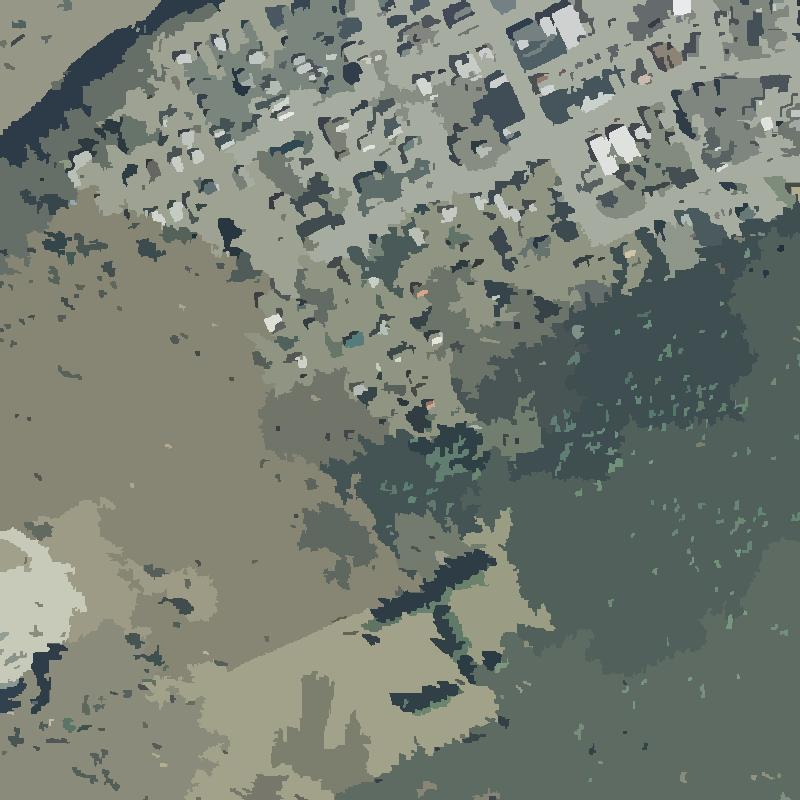
//> input picture huai_opencv/6_1_30.jpg, 800 x 800 px
$ ./main   (built with g++ and OpenCV 4)
//> lines starting //> are read from the running program, lines starting //| are printed output that depends on the picture; after the words box and inside, x2 and y2 are one past the last pixel; in counts of white or black regions, pixels touching at a corner belong together
//> further down, image is the input picture: 800 rows x 800 cols, CV_8UC3; mean B, G, R 116, 126.4, 119.3
### huai_opencv/Classifi.h
#include <cv.h>
#include <highgui.h>
//#include "afx.h"

//#define LUODI_R 175
//#define LVDI_R 134
//#define LUOLIN_R 110
//#define LVLIN_R 76
//#define SHUITI_R 30
#define LUODI_R 180
#define LVDI_R 130
#define LUOLIN_R 100
#define LVLIN_R 70
#define SHUITI_R 30
#define TOLERANCE_SCOPE 10


using namespace cv;

class Classifi
{
public:
	Classifi(Mat image)
	{
		this->originalImg = image.clone();
		//pcvMemStorage = cvCreateMemStorage();
	}
	~Classifi()
	{

	}
public:
	// [27 lines left out: function getImg, not called in this run]

	bool compareEqual(int a, int b,int scope)
	{
		if (abs(a - b) <= scope)
		{
			return true;
		}
		else{ return false; }
	}

	Mat classifiContour(int r, int scope, vector<vector<Point>> &contours)
	{
//> called with r = 180, scope = 30
		Mat imgTem = originalImg.clone();

		for (int i = 0; i < imgTem.rows; i++)
		{
			for (int j = 0; j < imgTem.cols; j++)
			{
				if (compareEqual(imgTem.at<Vec3b>(i, j)[2], r, scope))
				{
					imgTem.at<Vec3b>(i, j)[0] = 0;
					imgTem.at<Vec3b>(i, j)[1] = 0;
					imgTem.at<Vec3b>(i, j)[2] = 0;
				}
				else
				{
					imgTem.at<Vec3b>(i, j)[0] = 255;
					imgTem.at<Vec3b>(i, j)[1] = 255;
					imgTem.at<Vec3b>(i, j)[2] = 255;
				}
			}
		}
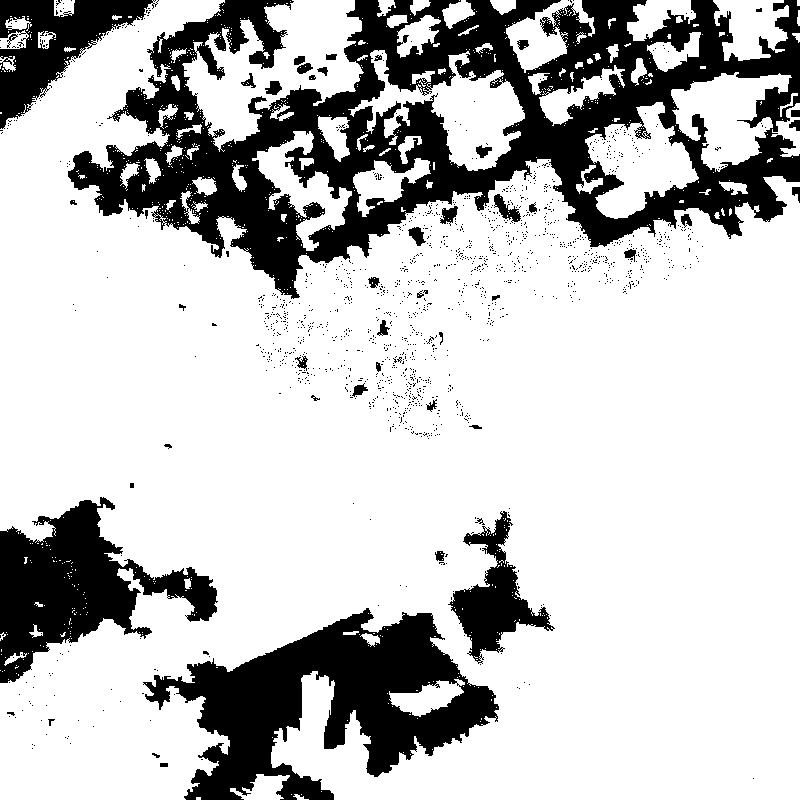
//> imgTem: 800 rows x 800 cols, CV_8UC3; 76.3% white; 1500 black regions (1453 under 20 px), largest, box (x1, y1, x2, y2) and area: (68, 0, 800, 299) 84711, (143, 608, 499, 800) 30659, (0, 497, 218, 683) 17437
			Mat grayTem;
			Mat edgeTem;
			Mat binTem;
			cvtColor(imgTem, grayTem, CV_BGR2GRAY);
			blur(grayTem, edgeTem, Size(3, 3));
			threshold(grayTem, binTem, 10, 255, THRESH_BINARY_INV);
//> binTem: 800 rows x 800 cols, CV_8UC1; 23.7% white; 1500 white regions (1453 under 20 px)
			imwrite("test.jpg", binTem);
			findContours(binTem, contours, CV_RETR_EXTERNAL, CV_CHAIN_APPROX_NONE);
//> contours = 1379 contours, 1348 with area under 20; largest, box (x1, y1, x2, y2) and area: (68, 0, 800, 299) 121437, (143, 608, 499, 800) 31358, (0, 497, 218, 683) 17296, (0, 0, 159, 129) 8614, (448, 511, 555, 664) 5296
			//findContours(binTem, pcvMemStorage, &pcvSeq[0], sizeof(CvContour), CV_RETR_EXTERNAL, CV_CHAIN_APPROX_SIMPLE,Point(0,0));

		return binTem;
	}

	Mat createRadImg(int* temperature)
	{
		classifiContour(LUODI_R,3*TOLERANCE_SCOPE,luodiC);
//> luodiC has the same summary as contours in classifiContour
		classifiContour(LVDI_R, 2*TOLERANCE_SCOPE,lvdiC);
//> call 2 of classifiContour, with r = 130, scope = 20
//> after the loop in classifiContour (call 2), `for (int i = 0; i < imgTem.rows; i++)`: imgTem: 800 rows x 800 cols, CV_8UC3; 63.7% white; 2654 black regions (2539 under 20 px), largest, box (x1, y1, x2, y2) and area: (0, 159, 652, 800) 174770, (182, 0, 359, 144) 9344, (0, 0, 161, 130) 8757
//> in classifiContour (call 2), `blur(grayTem, edgeTem, Size(3, 3));`:
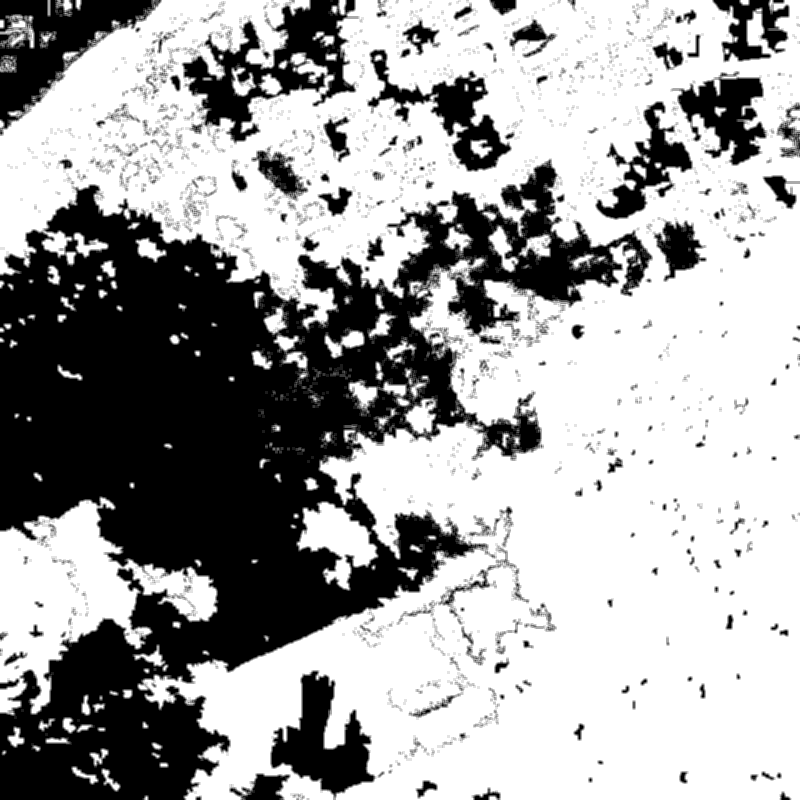
//> edgeTem: 800 rows x 800 cols, CV_8UC1; min 0, max 255, mean 162.4
//> in classifiContour (call 2), `threshold(grayTem, binTem, 10, 255, THRESH_BINARY_INV);`: binTem: 800 rows x 800 cols, CV_8UC1; 36.3% white; 2654 white regions (2539 under 20 px)
//> in classifiContour (call 2), `findContours(binTem, contours, CV_RETR_EXTERNAL, CV_CHAIN_APPROX_NONE);`: contours = 2613 contours, 2541 with area under 20; largest, box (x1, y1, x2, y2) and area: (0, 159, 652, 800) 186726, (182, 0, 359, 144) 10190, (0, 0, 161, 130) 9246, (271, 671, 376, 800) 5922, (368, 50, 511, 171) 4776
//> lvdiC has the same summary as contours in classifiContour
		classifiContour(LUOLIN_R, TOLERANCE_SCOPE,luolinC);
//> call 3 of classifiContour, with r = 100, scope = 10
//> after the loop in classifiContour (call 3), `for (int i = 0; i < imgTem.rows; i++)`: imgTem: 800 rows x 800 cols, CV_8UC3; 84.9% white; 2547 black regions (2394 under 20 px), largest, box (x1, y1, x2, y2) and area: (335, 538, 800, 800) 56413, (0, 3, 217, 275) 10581, (413, 262, 571, 400) 6215
//> in classifiContour (call 3), `blur(grayTem, edgeTem, Size(3, 3));`:
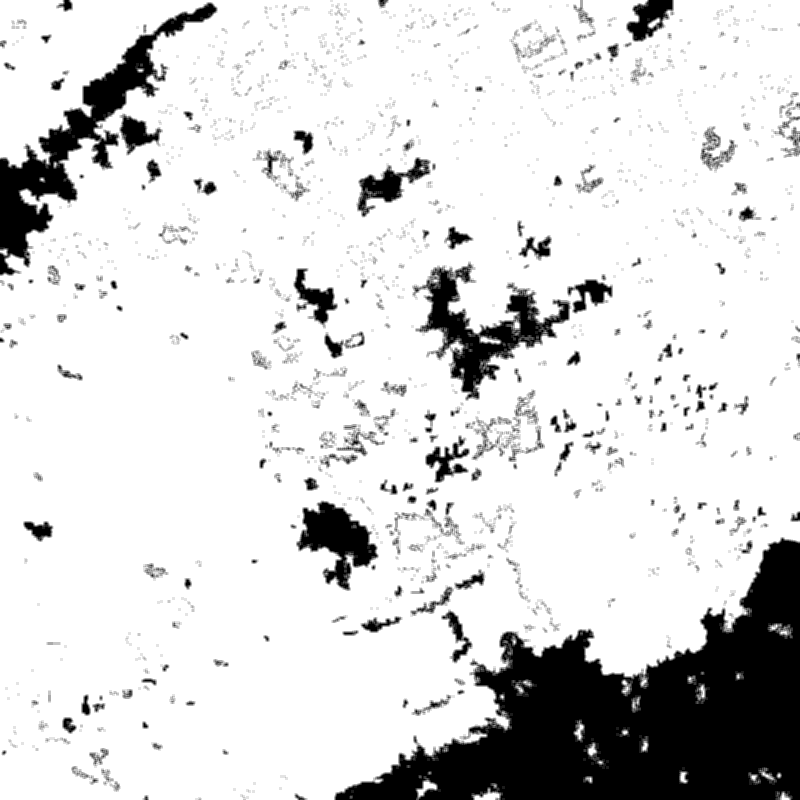
//> edgeTem: 800 rows x 800 cols, CV_8UC1; min 0, max 255, mean 216.5
//> in classifiContour (call 3), `threshold(grayTem, binTem, 10, 255, THRESH_BINARY_INV);`: binTem: 800 rows x 800 cols, CV_8UC1; 15.1% white; 2547 white regions (2394 under 20 px)
//> in classifiContour (call 3), `findContours(binTem, contours, CV_RETR_EXTERNAL, CV_CHAIN_APPROX_NONE);`: contours = 2547 contours, 2458 with area under 20; largest, box (x1, y1, x2, y2) and area: (335, 538, 800, 800) 56860, (0, 3, 217, 275) 9940, (413, 262, 571, 400) 6225, (297, 501, 378, 590) 3248, (357, 158, 430, 217) 1320
//> luolinC has the same summary as contours in classifiContour
		classifiContour(LVLIN_R, 2*TOLERANCE_SCOPE,lvlinC);
//> call 4 of classifiContour, with r = 70, scope = 20
//> after the loop in classifiContour (call 4), `for (int i = 0; i < imgTem.rows; i++)`: imgTem: 800 rows x 800 cols, CV_8UC3; 76.2% white; 1853 black regions (1582 under 20 px), largest, box (x1, y1, x2, y2) and area: (320, 194, 800, 682) 112205, (347, 217, 429, 298) 2110, (471, 70, 525, 145) 1863
//> in classifiContour (call 4), `blur(grayTem, edgeTem, Size(3, 3));`:
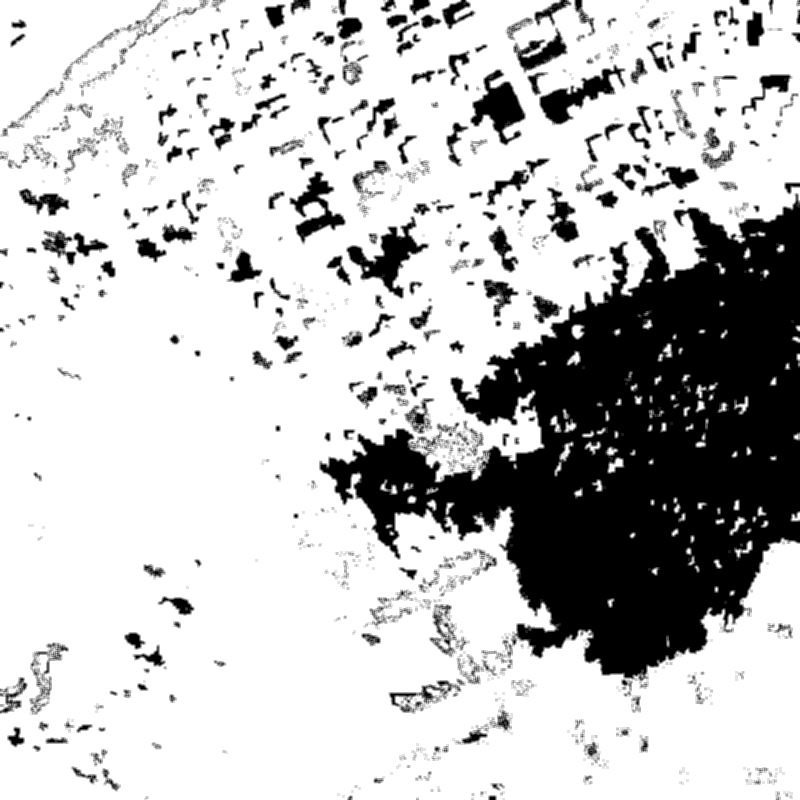
//> edgeTem: 800 rows x 800 cols, CV_8UC1; min 0, max 255, mean 194.2
//> in classifiContour (call 4), `threshold(grayTem, binTem, 10, 255, THRESH_BINARY_INV);`: binTem: 800 rows x 800 cols, CV_8UC1; 23.8% white; 1853 white regions (1582 under 20 px)
//> in classifiContour (call 4), `findContours(binTem, contours, CV_RETR_EXTERNAL, CV_CHAIN_APPROX_NONE);`: contours = 1845 contours, 1657 with area under 20; largest, box (x1, y1, x2, y2) and area: (320, 194, 800, 682) 114030, (347, 217, 429, 298) 1944, (471, 70, 525, 145) 1730, (540, 65, 625, 125) 1533, (290, 172, 345, 244) 1240
//> lvlinC has the same summary as contours in classifiContour
		classifiContour(SHUITI_R, 2*TOLERANCE_SCOPE,shuitiC);
//> after the loop in classifiContour (call 5), `for (int i = 0; i < imgTem.rows; i++)`:
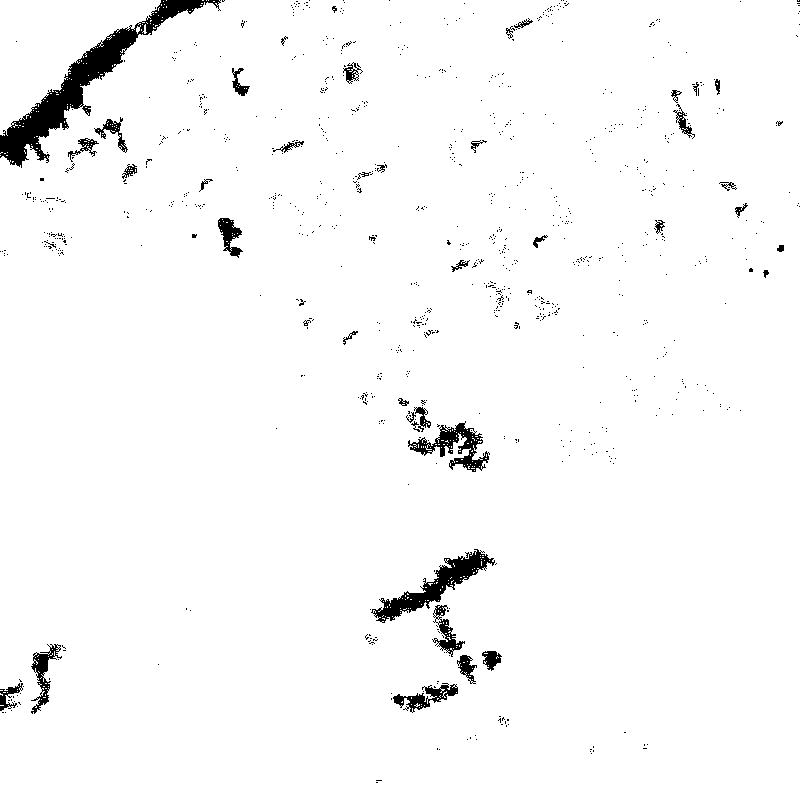
//> imgTem: 800 rows x 800 cols, CV_8UC3; 97.4% white; 938 black regions (896 under 20 px), largest, box (x1, y1, x2, y2) and area: (0, 0, 221, 168) 5859, (371, 549, 495, 623) 2238, (408, 421, 490, 472) 1370
//> in classifiContour (call 5), `threshold(grayTem, binTem, 10, 255, THRESH_BINARY_INV);`: binTem: 800 rows x 800 cols, CV_8UC1; 2.6% white; 938 white regions (896 under 20 px)
//> in classifiContour (call 5), `findContours(binTem, contours, CV_RETR_EXTERNAL, CV_CHAIN_APPROX_NONE);`: contours = 937 contours, 905 with area under 20; largest, box (x1, y1, x2, y2) and area: (0, 0, 221, 168) 5742, (371, 549, 495, 623) 2140, (408, 421, 490, 472) 1306, (31, 644, 62, 714) 612, (393, 683, 458, 713) 602
//> shuitiC has the same summary as contours in classifiContour

		int radValue[5];
		for (int i = 0; i < 5; i++)
		{
			radValue[i] =(temperature[i]+20)*255/60;
		}

		Mat radPart=originalImg.clone();
		drawContours(radPart, luodiC, -1, Scalar(0,0,radValue[0]), -1);
		drawContours(radPart, lvdiC, -1, Scalar(0,0, radValue[1]), -1);
		drawContours(radPart, luolinC, -1, Scalar(0,0, radValue[2]), -1);
//> radPart: 800 rows x 800 cols, CV_8UC3; mean B, G, R 18.9, 19.2, 126.9
		drawContours(radPart, lvlinC, -1, Scalar(0, 0, radValue[3]), -1);
		drawContours(radPart, shuitiC, -1, Scalar(0, 0, radValue[4]), -1);
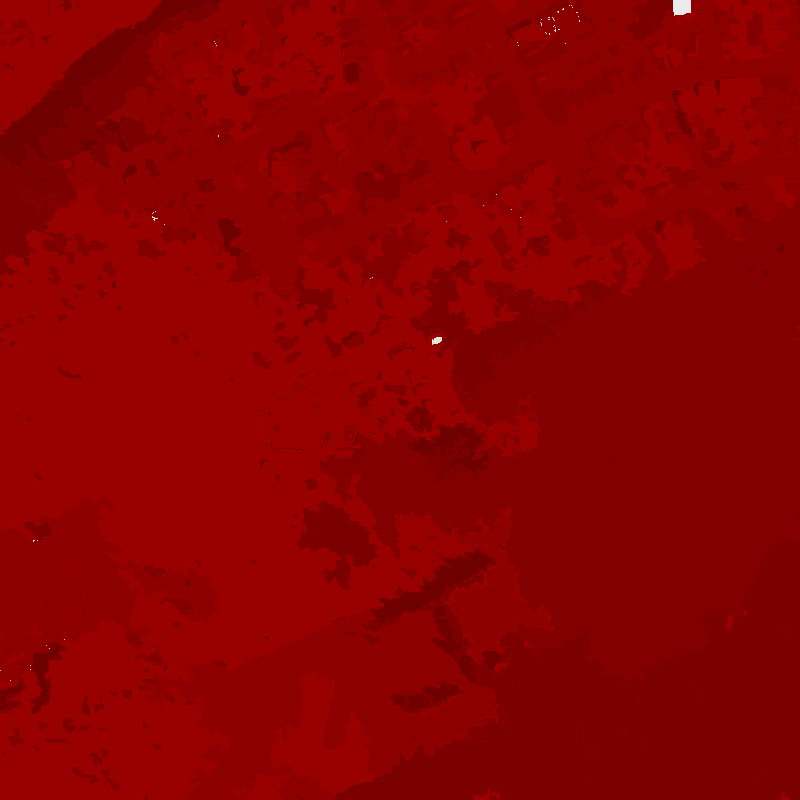
//> radPart: 800 rows x 800 cols, CV_8UC3; mean B, G, R 0.1, 0.1, 139.3


		addWeighted(radPart, 0.4, originalImg, 0.6, 0.0, radImg);
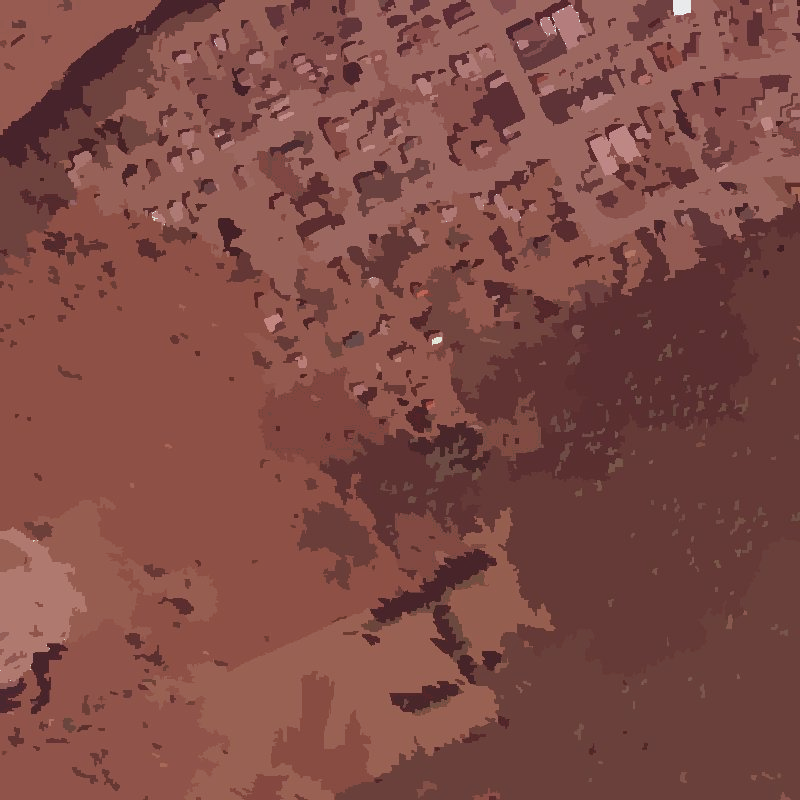
//> radImg: 800 rows x 800 cols, CV_8UC3; mean B, G, R 69.7, 75.8, 127.3

		return radImg;
	}

private:
	Mat originalImg;
	Mat luodiImg;
	Mat lvdiImg;
	Mat luolinImg;
	Mat lvlinImg;
	Mat shuitiImg;
	Mat radImg;
	//CvMemStorage pcvMemStorage;
	//CvSeq *pcvSeq[5];

	vector<vector<Point>> luodiC;
	vector<vector<Point>> lvdiC;
	vector<vector<Point>> luolinC;
	vector<vector<Point>> lvlinC;
	vector<vector<Point>> shuitiC;
};

### huai_opencv/main.cpp
#include "Classifi.h"


int main()
{
	Mat image = imread("6_1_30.JPG");


	Classifi *example = new Classifi(image);
	int testTem[5];
	testTem[0] = 13;
	testTem[1] = 16;
	testTem[2] = 9;
	testTem[3] = 11;
	testTem[4] = 6;

	imwrite("6_1_30_Rad.JPG", example->createRadImg(testTem));
	return 0;
}
